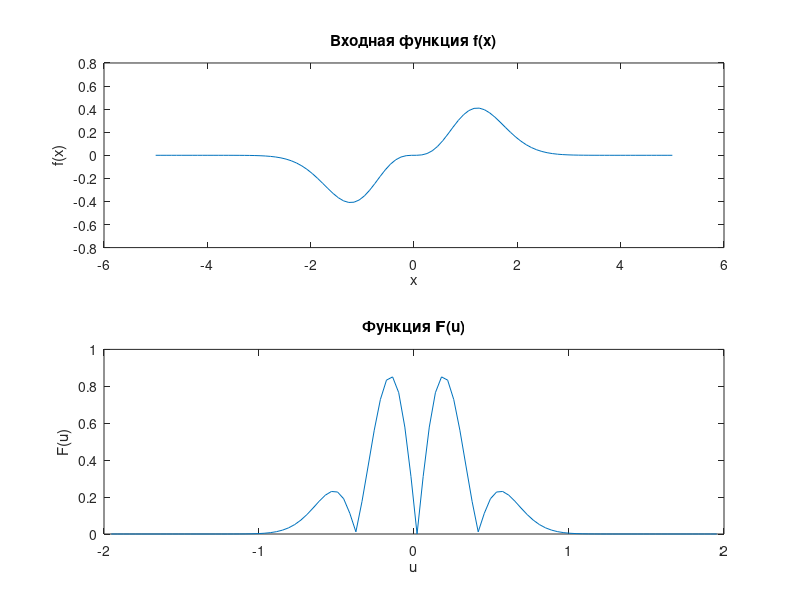

MATLAB code for this plot:

% Для аналитики применить не финитное 
% преобразование. Использовать свойства 
% преобразования Фурье. 
% Параметры
N = 100; % Размерность вектора f
M = 256; % Размерность после дополнения нулями
a = 5;
hx = 2 * a / N; % Шаг по x
input_field = @(x) x.^3 .* exp(-x.^2);

% Шаг 1: Дискретизация входной функции f(x)
x = linspace(-a, a, N);
f = input_field(x);

% Шаг 2: Дополнение вектора f нулями до размерности M
f_padded = [zeros(1, (M-N)/2), f, zeros(1, (M-N)/2)];

% Шаг 3: Разбить вектор f на две половины и поменять их местами
f_swapped = [f_padded((M/2+1):end), f_padded(1:(M/2))];

% Шаг 4: Выполнить БПФ от f и умножить результат на шаг hx
F = fft(f_swapped) * hx;

% Шаг 5: Разбить вектор F на две половины и поменять их местами
F = [F((M/2+1):end), F(1:(M/2))];

% Шаг 6: «Вырезать» центральную часть вектора F, оставив центральные N элементов
F = F((M/2-N/2+1):(M/2+N/2));

% Шаг 7: Пересчитать область задания функции Fa(u) по формуле (7)
b = N^2 / (4 * a * M);
u = linspace(-b, b, N);

% Вывод результатов
figure;
subplot(2,1,1);
plot(x, f);
title('Входная функция f(x)');
xlabel('x');
ylabel('f(x)');

subplot(2,1,2);
plot(u, abs(F));
title('Функция F(u)');
xlabel('u');
ylabel('F(u)');
